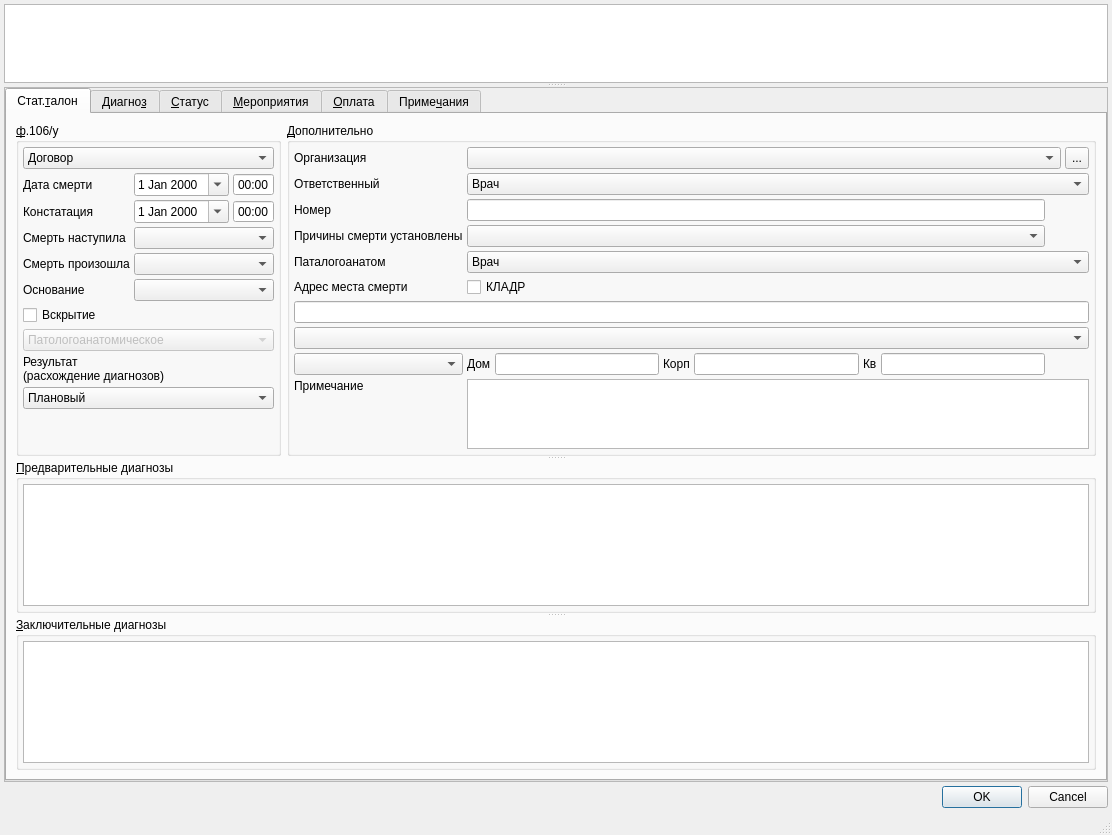
<?xml version="1.0" encoding="UTF-8"?>
<ui version="4.0">
 <class>Dialog</class>
 <widget class="QDialog" name="Dialog">
  <property name="geometry">
   <rect>
    <x>0</x>
    <y>0</y>
    <width>1112</width>
    <height>835</height>
   </rect>
  </property>
  <property name="windowTitle">
   <string>Dialog</string>
  </property>
  <property name="sizeGripEnabled">
   <bool>true</bool>
  </property>
  <layout class="QGridLayout" name="gridLayout_2">
   <property name="leftMargin">
    <number>4</number>
   </property>
   <property name="topMargin">
    <number>4</number>
   </property>
   <property name="rightMargin">
    <number>4</number>
   </property>
   <property name="bottomMargin">
    <number>4</number>
   </property>
   <property name="spacing">
    <number>4</number>
   </property>
   <item row="0" column="0">
    <widget class="QSplitter" name="splitter_4">
     <property name="sizePolicy">
      <sizepolicy hsizetype="Preferred" vsizetype="Preferred">
       <horstretch>0</horstretch>
       <verstretch>2</verstretch>
      </sizepolicy>
     </property>
     <property name="orientation">
      <enum>Qt::Vertical</enum>
     </property>
     <widget class="CTextBrowser" name="txtClientInfoBrowser">
      <property name="sizePolicy">
       <sizepolicy hsizetype="Expanding" vsizetype="Ignored">
        <horstretch>0</horstretch>
        <verstretch>1</verstretch>
       </sizepolicy>
      </property>
      <property name="focusPolicy">
       <enum>Qt::ClickFocus</enum>
      </property>
      <property name="whatsThis">
       <string>Описание пациента</string>
      </property>
      <property name="html">
       <string>&lt;!DOCTYPE HTML PUBLIC &quot;-//W3C//DTD HTML 4.0//EN&quot; &quot;http://www.w3.org/TR/REC-html40/strict.dtd&quot;&gt;
&lt;html&gt;&lt;head&gt;&lt;meta name=&quot;qrichtext&quot; content=&quot;1&quot; /&gt;&lt;style type=&quot;text/css&quot;&gt;
p, li { white-space: pre-wrap; }
&lt;/style&gt;&lt;/head&gt;&lt;body style=&quot; font-family:'MS Shell Dlg 2'; font-size:8.25pt; font-weight:400; font-style:normal;&quot;&gt;
&lt;p style=&quot;-qt-paragraph-type:empty; margin-top:0px; margin-bottom:0px; margin-left:0px; margin-right:0px; -qt-block-indent:0; text-indent:0px; font-size:8pt;&quot;&gt;&lt;br /&gt;&lt;/p&gt;&lt;/body&gt;&lt;/html&gt;</string>
      </property>
     </widget>
     <widget class="QScrollArea" name="scrollArea">
      <property name="sizePolicy">
       <sizepolicy hsizetype="Preferred" vsizetype="Preferred">
        <horstretch>0</horstretch>
        <verstretch>5</verstretch>
       </sizepolicy>
      </property>
      <property name="horizontalScrollBarPolicy">
       <enum>Qt::ScrollBarAlwaysOff</enum>
      </property>
      <property name="widgetResizable">
       <bool>true</bool>
      </property>
      <widget class="QWidget" name="scrollAreaWidgetContents">
       <property name="geometry">
        <rect>
         <x>0</x>
         <y>0</y>
         <width>1102</width>
         <height>685</height>
        </rect>
       </property>
       <layout class="QGridLayout" name="gridLayout">
        <property name="leftMargin">
         <number>0</number>
        </property>
        <property name="topMargin">
         <number>0</number>
        </property>
        <property name="rightMargin">
         <number>0</number>
        </property>
        <property name="bottomMargin">
         <number>0</number>
        </property>
        <property name="spacing">
         <number>0</number>
        </property>
        <item row="0" column="0">
         <widget class="QTabWidget" name="tabWidget">
          <property name="sizePolicy">
           <sizepolicy hsizetype="Preferred" vsizetype="Expanding">
            <horstretch>0</horstretch>
            <verstretch>0</verstretch>
           </sizepolicy>
          </property>
          <property name="tabPosition">
           <enum>QTabWidget::North</enum>
          </property>
          <property name="tabShape">
           <enum>QTabWidget::Rounded</enum>
          </property>
          <property name="currentIndex">
           <number>0</number>
          </property>
          <widget class="QWidget" name="tabToken">
           <attribute name="title">
            <string>Стат.&amp;талон</string>
           </attribute>
           <layout class="QVBoxLayout" name="verticalLayout">
            <item>
             <widget class="QSplitter" name="splitter">
              <property name="orientation">
               <enum>Qt::Vertical</enum>
              </property>
              <widget class="QWidget" name="layoutWidget">
               <layout class="QHBoxLayout" name="horizontalLayout_4">
                <item>
                 <widget class="QGroupBox" name="grpBase">
                  <property name="sizePolicy">
                   <sizepolicy hsizetype="Maximum" vsizetype="Preferred">
                    <horstretch>0</horstretch>
                    <verstretch>0</verstretch>
                   </sizepolicy>
                  </property>
                  <property name="title">
                   <string>&amp;ф.106/у</string>
                  </property>
                  <layout class="QGridLayout">
                   <property name="leftMargin">
                    <number>4</number>
                   </property>
                   <property name="topMargin">
                    <number>4</number>
                   </property>
                   <property name="rightMargin">
                    <number>4</number>
                   </property>
                   <property name="bottomMargin">
                    <number>4</number>
                   </property>
                   <property name="spacing">
                    <number>4</number>
                   </property>
                   <item row="3" column="0">
                    <widget class="QLabel" name="lblDeathPlaceType">
                     <property name="text">
                      <string>Смерть наступила</string>
                     </property>
                    </widget>
                   </item>
                   <item row="3" column="1" colspan="2">
                    <widget class="CRBComboBox" name="cmbDeathPlaceType"/>
                   </item>
                   <item row="4" column="1" colspan="2">
                    <widget class="CRBComboBox" name="cmbDeathCauseType"/>
                   </item>
                   <item row="4" column="0">
                    <widget class="QLabel" name="label">
                     <property name="text">
                      <string>Смерть произошла</string>
                     </property>
                    </widget>
                   </item>
                   <item row="0" column="0" colspan="3">
                    <widget class="CContractComboBox" name="cmbContract">
                     <property name="whatsThis">
                      <string>номер, дата и основание договора в рамках которого производится осмотр</string>
                     </property>
                     <item>
                      <property name="text">
                       <string>Договор</string>
                      </property>
                     </item>
                    </widget>
                   </item>
                   <item row="1" column="0">
                    <widget class="QLabel" name="label_12">
                     <property name="text">
                      <string>Дата смерти</string>
                     </property>
                     <property name="buddy">
                      <cstring>edtBegDate</cstring>
                     </property>
                    </widget>
                   </item>
                   <item row="2" column="0">
                    <widget class="QLabel" name="label_11">
                     <property name="text">
                      <string>Констатация</string>
                     </property>
                     <property name="buddy">
                      <cstring>edtEndDate</cstring>
                     </property>
                    </widget>
                   </item>
                   <item row="7" column="0" colspan="3">
                    <widget class="QComboBox" name="cmbAutopsyType">
                     <property name="enabled">
                      <bool>false</bool>
                     </property>
                     <item>
                      <property name="text">
                       <string>Патологоанатомическое</string>
                      </property>
                     </item>
                     <item>
                      <property name="text">
                       <string>Судебно-медицинское</string>
                      </property>
                     </item>
                    </widget>
                   </item>
                   <item row="6" column="0" colspan="3">
                    <widget class="QCheckBox" name="chkAutopsy">
                     <property name="sizePolicy">
                      <sizepolicy hsizetype="Preferred" vsizetype="Fixed">
                       <horstretch>0</horstretch>
                       <verstretch>0</verstretch>
                      </sizepolicy>
                     </property>
                     <property name="text">
                      <string>Вскрытие</string>
                     </property>
                    </widget>
                   </item>
                   <item row="8" column="0" colspan="3">
                    <widget class="QLabel" name="lblOrder">
                     <property name="text">
                      <string>Результат 
(расхождение диагнозов)</string>
                     </property>
                    </widget>
                   </item>
                   <item row="10" column="0" colspan="3">
                    <spacer>
                     <property name="orientation">
                      <enum>Qt::Vertical</enum>
                     </property>
                     <property name="sizeHint" stdset="0">
                      <size>
                       <width>80</width>
                       <height>81</height>
                      </size>
                     </property>
                    </spacer>
                   </item>
                   <item row="9" column="0" colspan="3">
                    <widget class="CRBComboBox" name="cmbResult">
                     <item>
                      <property name="text">
                       <string>Плановый</string>
                      </property>
                     </item>
                     <item>
                      <property name="text">
                       <string>Экстренный</string>
                      </property>
                     </item>
                     <item>
                      <property name="text">
                       <string>Самотёком</string>
                      </property>
                     </item>
                     <item>
                      <property name="text">
                       <string>Принудительный</string>
                      </property>
                     </item>
                    </widget>
                   </item>
                   <item row="2" column="1" colspan="2">
                    <widget class="QFrame" name="frmEndDateTime">
                     <property name="sizePolicy">
                      <sizepolicy hsizetype="Maximum" vsizetype="Preferred">
                       <horstretch>0</horstretch>
                       <verstretch>0</verstretch>
                      </sizepolicy>
                     </property>
                     <property name="frameShape">
                      <enum>QFrame::NoFrame</enum>
                     </property>
                     <property name="frameShadow">
                      <enum>QFrame::Plain</enum>
                     </property>
                     <property name="lineWidth">
                      <number>0</number>
                     </property>
                     <layout class="QHBoxLayout" name="horizontalLayout_2">
                      <property name="spacing">
                       <number>4</number>
                      </property>
                      <property name="leftMargin">
                       <number>0</number>
                      </property>
                      <property name="topMargin">
                       <number>0</number>
                      </property>
                      <property name="rightMargin">
                       <number>0</number>
                      </property>
                      <property name="bottomMargin">
                       <number>0</number>
                      </property>
                      <item>
                       <widget class="CDateEdit" name="edtEndDate">
                        <property name="sizePolicy">
                         <sizepolicy hsizetype="Maximum" vsizetype="Fixed">
                          <horstretch>0</horstretch>
                          <verstretch>0</verstretch>
                         </sizepolicy>
                        </property>
                        <property name="whatsThis">
                         <string>дата окончания осмотра</string>
                        </property>
                        <property name="calendarPopup">
                         <bool>true</bool>
                        </property>
                       </widget>
                      </item>
                      <item>
                       <widget class="QTimeEdit" name="edtEndTime">
                        <property name="buttonSymbols">
                         <enum>QAbstractSpinBox::NoButtons</enum>
                        </property>
                        <property name="displayFormat">
                         <string>HH:mm</string>
                        </property>
                       </widget>
                      </item>
                     </layout>
                    </widget>
                   </item>
                   <item row="1" column="1" colspan="2">
                    <widget class="QFrame" name="frmBegDateTime">
                     <property name="sizePolicy">
                      <sizepolicy hsizetype="Maximum" vsizetype="Preferred">
                       <horstretch>0</horstretch>
                       <verstretch>0</verstretch>
                      </sizepolicy>
                     </property>
                     <property name="frameShape">
                      <enum>QFrame::NoFrame</enum>
                     </property>
                     <property name="frameShadow">
                      <enum>QFrame::Plain</enum>
                     </property>
                     <property name="lineWidth">
                      <number>0</number>
                     </property>
                     <layout class="QHBoxLayout" name="horizontalLayout">
                      <property name="spacing">
                       <number>4</number>
                      </property>
                      <property name="leftMargin">
                       <number>0</number>
                      </property>
                      <property name="topMargin">
                       <number>0</number>
                      </property>
                      <property name="rightMargin">
                       <number>0</number>
                      </property>
                      <property name="bottomMargin">
                       <number>0</number>
                      </property>
                      <item>
                       <widget class="CDateEdit" name="edtBegDate">
                        <property name="sizePolicy">
                         <sizepolicy hsizetype="Maximum" vsizetype="Fixed">
                          <horstretch>0</horstretch>
                          <verstretch>0</verstretch>
                         </sizepolicy>
                        </property>
                        <property name="whatsThis">
                         <string>дата начала осмотра</string>
                        </property>
                        <property name="calendarPopup">
                         <bool>true</bool>
                        </property>
                       </widget>
                      </item>
                      <item>
                       <widget class="QTimeEdit" name="edtBegTime">
                        <property name="buttonSymbols">
                         <enum>QAbstractSpinBox::NoButtons</enum>
                        </property>
                        <property name="displayFormat">
                         <string>HH:mm</string>
                        </property>
                       </widget>
                      </item>
                     </layout>
                    </widget>
                   </item>
                   <item row="5" column="0">
                    <widget class="QLabel" name="label_2">
                     <property name="text">
                      <string>Основание</string>
                     </property>
                    </widget>
                   </item>
                   <item row="5" column="1" colspan="2">
                    <widget class="CRBComboBox" name="cmbGroundsForDeathCause"/>
                   </item>
                  </layout>
                 </widget>
                </item>
                <item>
                 <widget class="QGroupBox" name="groupBox">
                  <property name="title">
                   <string>&amp;Дополнительно</string>
                  </property>
                  <layout class="QGridLayout" name="_2">
                   <property name="leftMargin">
                    <number>4</number>
                   </property>
                   <property name="topMargin">
                    <number>4</number>
                   </property>
                   <property name="rightMargin">
                    <number>4</number>
                   </property>
                   <property name="bottomMargin">
                    <number>4</number>
                   </property>
                   <property name="spacing">
                    <number>4</number>
                   </property>
                   <item row="6" column="0" colspan="4">
                    <widget class="QLineEdit" name="edtFreeInput"/>
                   </item>
                   <item row="7" column="0" colspan="4">
                    <widget class="CKLADRComboBox" name="cmbCity"/>
                   </item>
                   <item row="1" column="1" colspan="3">
                    <widget class="CPersonComboBoxEx" name="cmbPerson">
                     <property name="whatsThis">
                      <string>врач отвечающий за осмотр (терапевт)</string>
                     </property>
                     <item>
                      <property name="text">
                       <string>Врач</string>
                      </property>
                     </item>
                    </widget>
                   </item>
                   <item row="2" column="0">
                    <widget class="QLabel" name="lblNumber">
                     <property name="text">
                      <string>Номер</string>
                     </property>
                    </widget>
                   </item>
                   <item row="10" column="0">
                    <spacer>
                     <property name="orientation">
                      <enum>Qt::Vertical</enum>
                     </property>
                     <property name="sizeHint" stdset="0">
                      <size>
                       <width>81</width>
                       <height>51</height>
                      </size>
                     </property>
                    </spacer>
                   </item>
                   <item row="2" column="2" colspan="2">
                    <spacer>
                     <property name="orientation">
                      <enum>Qt::Horizontal</enum>
                     </property>
                     <property name="sizeHint" stdset="0">
                      <size>
                       <width>40</width>
                       <height>20</height>
                      </size>
                     </property>
                    </spacer>
                   </item>
                   <item row="1" column="0">
                    <widget class="QLabel" name="lblPerson">
                     <property name="text">
                      <string>Ответственный</string>
                     </property>
                    </widget>
                   </item>
                   <item row="0" column="0">
                    <widget class="QLabel" name="lblOrg">
                     <property name="text">
                      <string>Организация</string>
                     </property>
                    </widget>
                   </item>
                   <item row="9" column="0">
                    <widget class="QLabel" name="lblNotes">
                     <property name="text">
                      <string>Примечание</string>
                     </property>
                     <property name="alignment">
                      <set>Qt::AlignLeading|Qt::AlignLeft|Qt::AlignVCenter</set>
                     </property>
                    </widget>
                   </item>
                   <item row="4" column="0">
                    <widget class="QLabel" name="lblPerson2">
                     <property name="text">
                      <string>Паталогоанатом</string>
                     </property>
                    </widget>
                   </item>
                   <item row="0" column="1" colspan="2">
                    <widget class="CPolyclinicComboBox" name="cmbOrg"/>
                   </item>
                   <item row="2" column="1">
                    <widget class="QLineEdit" name="edtNumber"/>
                   </item>
                   <item row="0" column="3">
                    <widget class="QToolButton" name="btnSelectOrganisation">
                     <property name="sizePolicy">
                      <sizepolicy hsizetype="Fixed" vsizetype="Ignored">
                       <horstretch>0</horstretch>
                       <verstretch>0</verstretch>
                      </sizepolicy>
                     </property>
                     <property name="text">
                      <string>...</string>
                     </property>
                    </widget>
                   </item>
                   <item row="3" column="0">
                    <widget class="QLabel" name="lblDeathCauseType">
                     <property name="text">
                      <string>Причины смерти установлены</string>
                     </property>
                    </widget>
                   </item>
                   <item row="3" column="1">
                    <widget class="CRBComboBox" name="cmbEmployeeTypeDeterminedDeathCause"/>
                   </item>
                   <item row="4" column="1" colspan="3">
                    <widget class="CPersonComboBoxEx" name="cmbPerson2">
                     <property name="whatsThis">
                      <string>врач отвечающий за осмотр (терапевт)</string>
                     </property>
                     <item>
                      <property name="text">
                       <string>Врач</string>
                      </property>
                     </item>
                    </widget>
                   </item>
                   <item row="9" column="1" rowspan="2" colspan="3">
                    <widget class="QTextEdit" name="edtNote"/>
                   </item>
                   <item row="5" column="0">
                    <widget class="QLabel" name="label_3">
                     <property name="text">
                      <string>Адрес места смерти</string>
                     </property>
                    </widget>
                   </item>
                   <item row="5" column="1" colspan="3">
                    <widget class="QCheckBox" name="chkKLADR">
                     <property name="text">
                      <string>КЛАДР</string>
                     </property>
                    </widget>
                   </item>
                   <item row="8" column="0">
                    <widget class="CStreetComboBox" name="cmbStreet"/>
                   </item>
                   <item row="8" column="1">
                    <layout class="QHBoxLayout" name="horizontalLayout_3">
                     <item>
                      <widget class="QLabel" name="label_4">
                       <property name="text">
                        <string>Дом</string>
                       </property>
                      </widget>
                     </item>
                     <item>
                      <widget class="QLineEdit" name="edtHouse"/>
                     </item>
                     <item>
                      <widget class="QLabel" name="label_5">
                       <property name="text">
                        <string>Корп</string>
                       </property>
                      </widget>
                     </item>
                     <item>
                      <widget class="QLineEdit" name="edtCorpus"/>
                     </item>
                     <item>
                      <widget class="QLabel" name="label_6">
                       <property name="text">
                        <string>Кв</string>
                       </property>
                      </widget>
                     </item>
                     <item>
                      <widget class="QLineEdit" name="edtFlat"/>
                     </item>
                    </layout>
                   </item>
                  </layout>
                 </widget>
                </item>
               </layout>
              </widget>
              <widget class="QGroupBox" name="grpPreliminary">
               <property name="title">
                <string>&amp;Предварительные диагнозы</string>
               </property>
               <layout class="QGridLayout" name="_3">
                <property name="leftMargin">
                 <number>4</number>
                </property>
                <property name="topMargin">
                 <number>4</number>
                </property>
                <property name="rightMargin">
                 <number>4</number>
                </property>
                <property name="bottomMargin">
                 <number>4</number>
                </property>
                <property name="spacing">
                 <number>4</number>
                </property>
                <item row="0" column="0">
                 <widget class="QSplitter" name="splitter_2">
                  <property name="orientation">
                   <enum>Qt::Horizontal</enum>
                  </property>
                  <property name="childrenCollapsible">
                   <bool>false</bool>
                  </property>
                  <widget class="CDiagnosticsInDocTableView" name="tblPreliminaryDiagnostics"/>
                 </widget>
                </item>
               </layout>
              </widget>
              <widget class="QGroupBox" name="grpFinal">
               <property name="title">
                <string>&amp;Заключительные диагнозы</string>
               </property>
               <layout class="QGridLayout" name="_4">
                <property name="leftMargin">
                 <number>4</number>
                </property>
                <property name="topMargin">
                 <number>4</number>
                </property>
                <property name="rightMargin">
                 <number>4</number>
                </property>
                <property name="bottomMargin">
                 <number>4</number>
                </property>
                <property name="spacing">
                 <number>4</number>
                </property>
                <item row="0" column="0">
                 <widget class="QSplitter" name="splitter_3">
                  <property name="orientation">
                   <enum>Qt::Horizontal</enum>
                  </property>
                  <property name="childrenCollapsible">
                   <bool>false</bool>
                  </property>
                  <widget class="CDiagnosticsInDocTableView" name="tblFinalDiagnostics"/>
                 </widget>
                </item>
               </layout>
              </widget>
             </widget>
            </item>
           </layout>
          </widget>
          <widget class="CEventMedicalDiagnosisPage" name="tabMedicalDiagnosis">
           <attribute name="title">
            <string>Диагно&amp;з</string>
           </attribute>
          </widget>
          <widget class="CActionsPage" name="tabStatus">
           <attribute name="title">
            <string>&amp;Статус</string>
           </attribute>
          </widget>
          <widget class="CActionsPage" name="tabMisc">
           <attribute name="title">
            <string>&amp;Мероприятия</string>
           </attribute>
          </widget>
          <widget class="CEventCashPage" name="tabCash">
           <attribute name="title">
            <string>&amp;Оплата</string>
           </attribute>
          </widget>
          <widget class="CEventNotesPage" name="tabNotes">
           <attribute name="title">
            <string>Приме&amp;чания</string>
           </attribute>
          </widget>
         </widget>
        </item>
       </layout>
      </widget>
     </widget>
    </widget>
   </item>
   <item row="1" column="0">
    <widget class="QDialogButtonBox" name="buttonBox">
     <property name="orientation">
      <enum>Qt::Horizontal</enum>
     </property>
     <property name="standardButtons">
      <set>QDialogButtonBox::Cancel|QDialogButtonBox::Ok</set>
     </property>
    </widget>
   </item>
   <item row="2" column="0">
    <widget class="QStatusBar" name="statusBar">
     <property name="sizePolicy">
      <sizepolicy hsizetype="Preferred" vsizetype="Fixed">
       <horstretch>0</horstretch>
       <verstretch>0</verstretch>
      </sizepolicy>
     </property>
     <property name="toolTip">
      <string>A status bar</string>
     </property>
     <property name="whatsThis">
      <string>A status bar.</string>
     </property>
     <property name="sizeGripEnabled">
      <bool>false</bool>
     </property>
    </widget>
   </item>
  </layout>
 </widget>
 <customwidgets>
  <customwidget>
   <class>CDateEdit</class>
   <extends>QDateEdit</extends>
   <header>library/DateEdit</header>
  </customwidget>
  <customwidget>
   <class>CRBComboBox</class>
   <extends>QComboBox</extends>
   <header>library/crbcombobox.h</header>
  </customwidget>
  <customwidget>
   <class>CPolyclinicComboBox</class>
   <extends>QComboBox</extends>
   <header>Orgs/OrgComboBox.h</header>
  </customwidget>
  <customwidget>
   <class>CKLADRComboBox</class>
   <extends>QComboBox</extends>
   <header>KLADR/kladrComboxes.h</header>
  </customwidget>
  <customwidget>
   <class>CStreetComboBox</class>
   <extends>QComboBox</extends>
   <header>KLADR/kladrComboxes.h</header>
  </customwidget>
  <customwidget>
   <class>CPersonComboBoxEx</class>
   <extends>QComboBox</extends>
   <header>Orgs/PersonComboBoxEx.h</header>
  </customwidget>
  <customwidget>
   <class>CTextBrowser</class>
   <extends>QTextBrowser</extends>
   <header>library/TextBrowser.h</header>
  </customwidget>
  <customwidget>
   <class>CContractComboBox</class>
   <extends>QComboBox</extends>
   <header>Orgs/OrgComboBox.h</header>
  </customwidget>
  <customwidget>
   <class>CActionsPage</class>
   <extends>QWidget</extends>
   <header>Events/ActionsPage.h</header>
   <container>1</container>
  </customwidget>
  <customwidget>
   <class>CEventNotesPage</class>
   <extends>QWidget</extends>
   <header>Events/EventNotesPage.h</header>
   <container>1</container>
  </customwidget>
  <customwidget>
   <class>CEventCashPage</class>
   <extends>QWidget</extends>
   <header>Events/EventCashPage.h</header>
   <container>1</container>
  </customwidget>
  <customwidget>
   <class>CDiagnosticsInDocTableView</class>
   <extends>QTableView</extends>
   <header>Events/EventDiagnosticsTable.h</header>
  </customwidget>
  <customwidget>
   <class>CEventMedicalDiagnosisPage</class>
   <extends>QWidget</extends>
   <header>Events/EventMedicalDiagnosisPage.h</header>
   <container>1</container>
  </customwidget>
 </customwidgets>
 <tabstops>
  <tabstop>tabWidget</tabstop>
  <tabstop>cmbContract</tabstop>
  <tabstop>edtBegDate</tabstop>
  <tabstop>edtBegTime</tabstop>
  <tabstop>edtEndDate</tabstop>
  <tabstop>edtEndTime</tabstop>
  <tabstop>chkAutopsy</tabstop>
  <tabstop>cmbAutopsyType</tabstop>
  <tabstop>cmbResult</tabstop>
  <tabstop>cmbOrg</tabstop>
  <tabstop>btnSelectOrganisation</tabstop>
  <tabstop>cmbPerson</tabstop>
  <tabstop>edtNumber</tabstop>
  <tabstop>cmbPerson2</tabstop>
  <tabstop>edtNote</tabstop>
  <tabstop>tblPreliminaryDiagnostics</tabstop>
  <tabstop>tblFinalDiagnostics</tabstop>
  <tabstop>buttonBox</tabstop>
 </tabstops>
 <resources/>
 <connections>
  <connection>
   <sender>buttonBox</sender>
   <signal>accepted()</signal>
   <receiver>Dialog</receiver>
   <slot>accept()</slot>
   <hints>
    <hint type="sourcelabel">
     <x>611</x>
     <y>725</y>
    </hint>
    <hint type="destinationlabel">
     <x>574</x>
     <y>746</y>
    </hint>
   </hints>
  </connection>
  <connection>
   <sender>buttonBox</sender>
   <signal>rejected()</signal>
   <receiver>Dialog</receiver>
   <slot>reject()</slot>
   <hints>
    <hint type="sourcelabel">
     <x>680</x>
     <y>725</y>
    </hint>
    <hint type="destinationlabel">
     <x>672</x>
     <y>746</y>
    </hint>
   </hints>
  </connection>
  <connection>
   <sender>chkAutopsy</sender>
   <signal>toggled(bool)</signal>
   <receiver>cmbAutopsyType</receiver>
   <slot>setEnabled(bool)</slot>
   <hints>
    <hint type="sourcelabel">
     <x>60</x>
     <y>262</y>
    </hint>
    <hint type="destinationlabel">
     <x>122</x>
     <y>285</y>
    </hint>
   </hints>
  </connection>
 </connections>
</ui>
